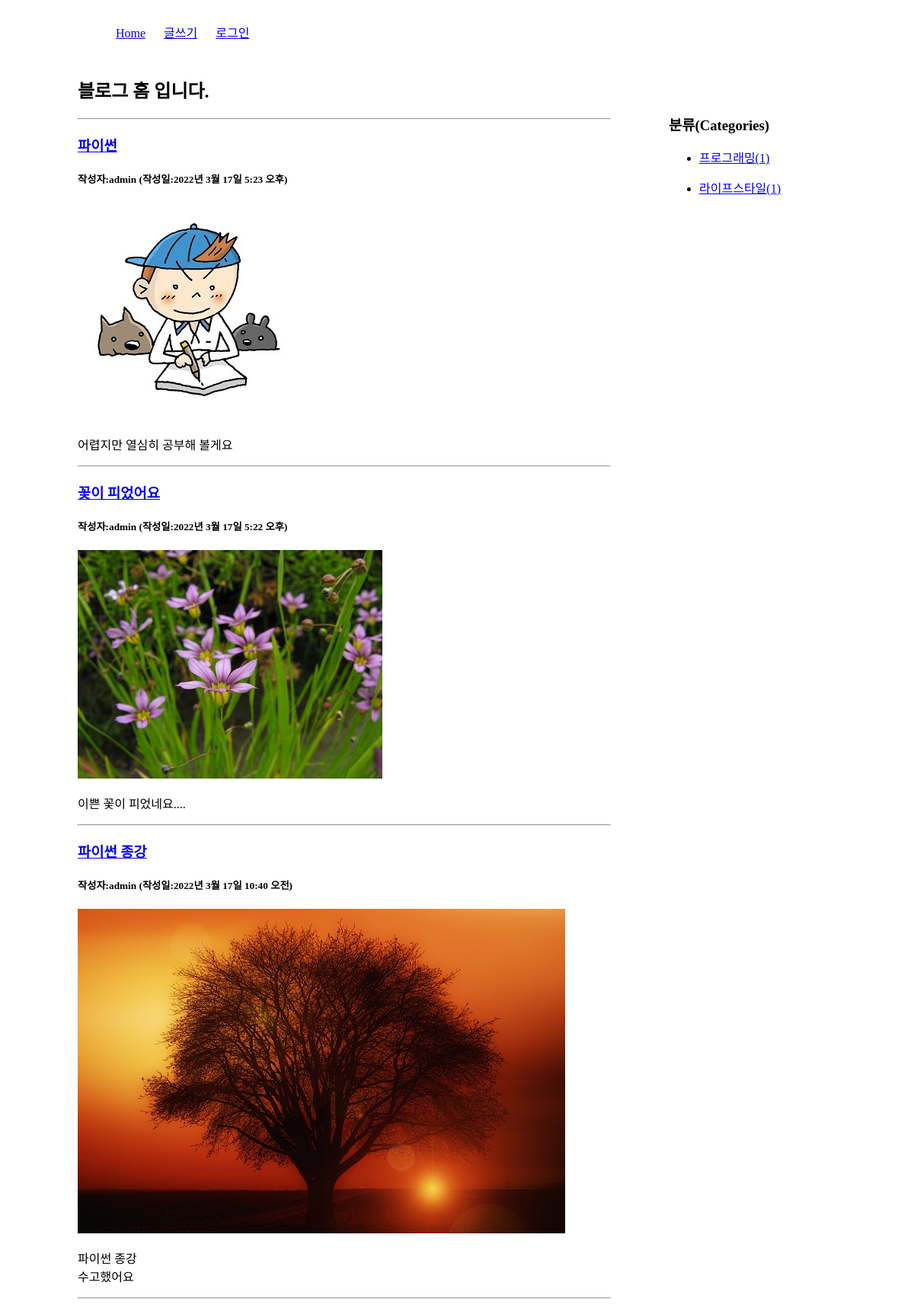
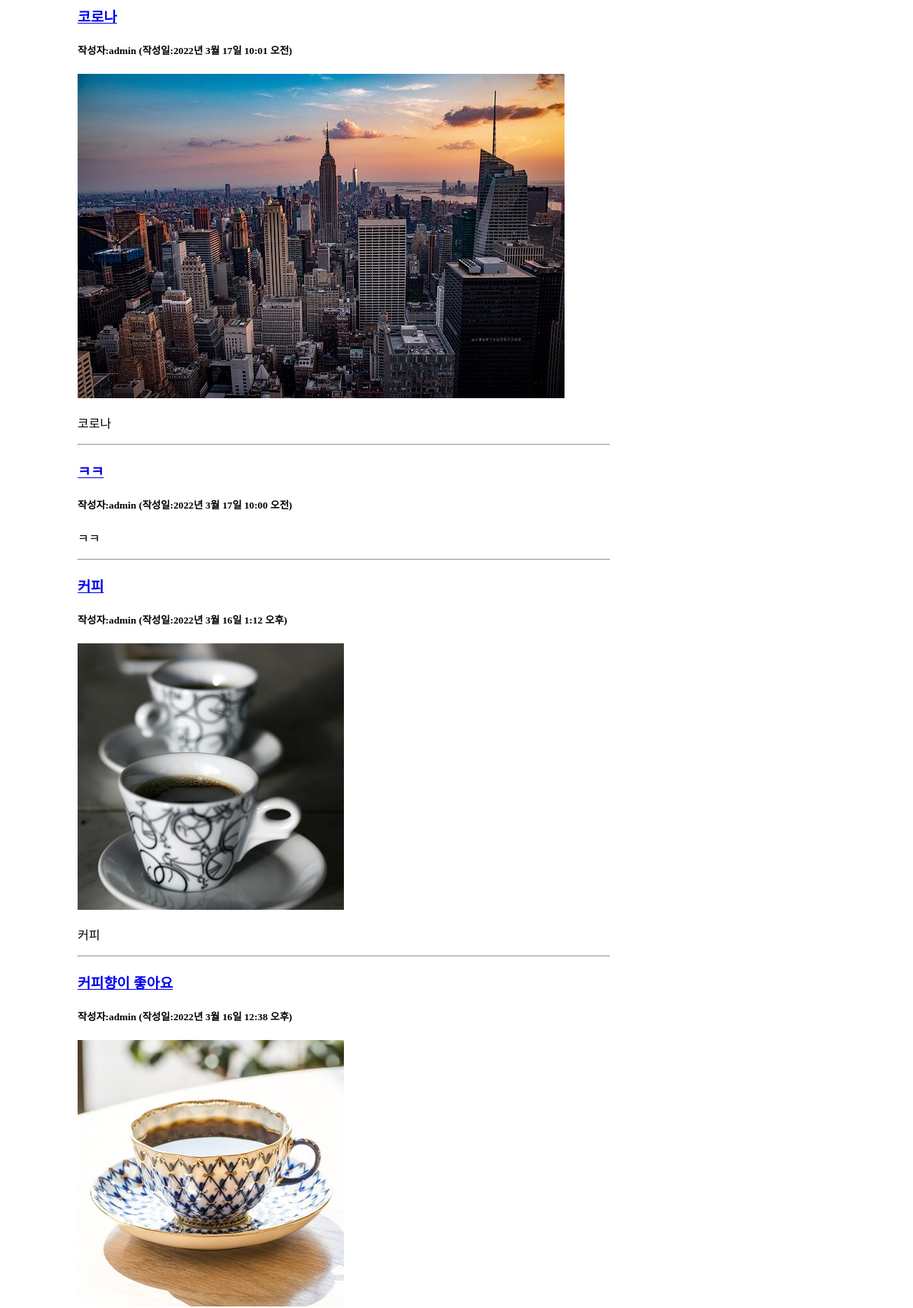
The page / (upper part) on the database its author committed (2 pictures, top to bottom).
### blog/models.py (models this page shows, shortened)
class Post(models.Model):
    title = models.CharField(max_length=100)
    content = models.TextField()
    pub_date = models.DateTimeField()
    modify_date = models.DateTimeField(null=True, blank=True)
    photo = models.ImageField(upload_to='blog/images/%Y/%m/%d/',
                              null=True, blank=True)
    author = models.ForeignKey(User, on_delete=models.CASCADE)
    category = models.ForeignKey(Category, null=True, blank=True,
                            on_delete=models.SET_NULL)

class Category(models.Model):
    name = models.CharField(max_length=50, unique=True)        # 카테고리 이름
    slug = models.SlugField(max_length=200, unique=True, allow_unicode=True)    # 한글인코딩
    def __str__(self):
        return self.name
    def get_absolute_url(self):
        return "/blog/category/{}".format(self.slug)
    class Meta:
        verbose_name_plural = 'Categories'

### blog/views.py (the view)
# urls.py: path('', views.index, name='index'), #127.0.0.1:8000/blog/
def index(request):
    post_list = Post.objects.order_by('-pub_date')    # ('pk'대신'-pub_date')최근작성일 - 내림차순
    categories = Category.objects.all()
    context = {'post_list':post_list, 'categories' :categories}
    return render(request, 'blog/post_list.html', context)

### templates/blog/post_list.html (shortened to what this page needs)
<!DOCTYPE html>
<html lang="ko">
{% load static %}
<head>
    <link rel="stylesheet" href="{% static 'blog/css/style.css' %}">
</head>
<body>
    <div id="container">
        {% include 'navbar.html' %}
        <section id="list">
            <h1>블로그 홈 입니다.</h1>
            {% if post_list %}
                {% for post in post_list %}
                    <hr>
                    <h3><a href="{% url 'blog:detail' post.id %}">{{ post.title }}</a></h3>
                    <h5>작성자:{{ post.author }} (작성일:{{ post.pub_date }})</h5>
                    {% if post.photo %}
                        <img src="{{ post.photo.url }}">
                    {% endif %}
                    <p>{{ post.content | linebreaks }}</p>
                {% endfor %}
            {% else %}
                <p>포스트가 없습니다.</p>
            {% endif %}
        </section>
        <aside>
            <h3>분류(Categories)</h3>
            <div>
                {% for category in categories %}
                <ul>
                    <li>
                        <a href="{{ category.get_absolute_url }}">
                            {{ category }}({{ category.post_set.count }})
                        </a>
                    </li>
                </ul>
                {% endfor %}
            </div>
        </aside>
    </div>
</body>
</html>

### templates/navbar.html
<header>
    <nav>
        <ul>
            <li><a href="{% url 'blog:index' %}">Home</a></li>
            <li><a href="{% url 'blog:post_create' %}">글쓰기</a></li>
            {% if user.is_authenticated %}
                <li><a href="{% url 'common:logout' %}">({{ user.username }}님)로그아웃</a></li>
            {% else %}
                <li><a href="{% url 'common:login' %}">로그인</a></li>
            {% endif %}
        </ul>
    </nav>
</header>

### static/blog/css/style.css (style rules this page uses)
#container { width: 996px; margin: 20px auto; }
nav ul { list-style: none; }
nav ul li { display: inline-block; margin: 10px; }
#list, #detail { width:700px; float:left; }
aside { width:200px; float:right; margin:50px 20px 0 0; }

### rows shown on the page
Post: title "파이썬", author "admin", pub_date "2022년 3월 17일 5:23 오후", photo (picture), content "어렵지만 열심히 공부해 볼게요"
Post: title "꽃이 피었어요", author "admin", pub_date "2022년 3월 17일 5:22 오후", photo (picture), content "이쁜 꽃이 피었네요...."
Post: title "파이썬 종강", author "admin", pub_date "2022년 3월 17일 10:40 오전", photo (picture), content "파이썬 종강 수고했어요"
Post: title "코로나", author "admin", pub_date "2022년 3월 17일 10:01 오전", photo (picture), content "코로나"
Post: title "ㅋㅋ", author "admin", pub_date "2022년 3월 17일 10:00 오전", content "ㅋㅋ"
Post: title "커피", author "admin", pub_date "2022년 3월 16일 1:12 오후", photo (picture), content "커피"
Post: title "커피향이 좋아요", author "admin", pub_date "2022년 3월 16일 12:38 오후", photo (picture)
Category: name "프로그래밍", post_set.count "1"
Category: name "라이프스타일", post_set.count "1"
